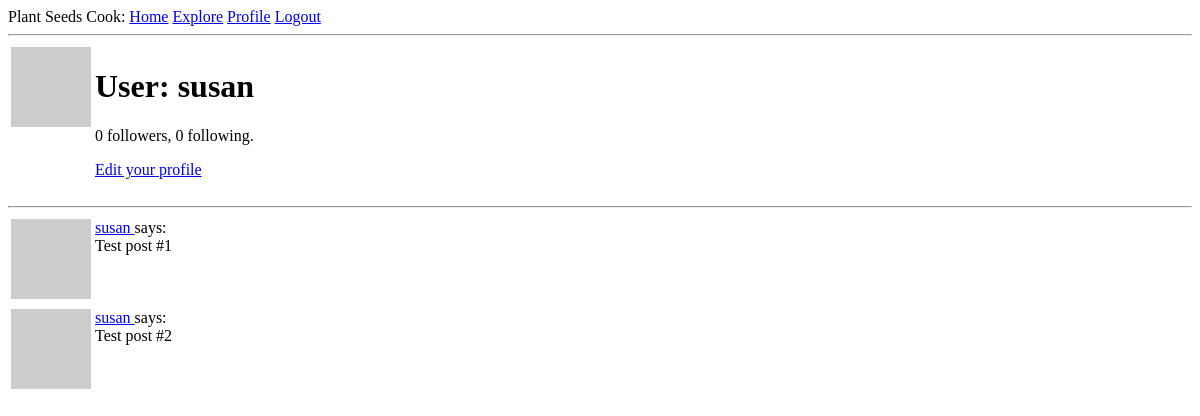
Before: /user/susan (signed in) with the older database file.
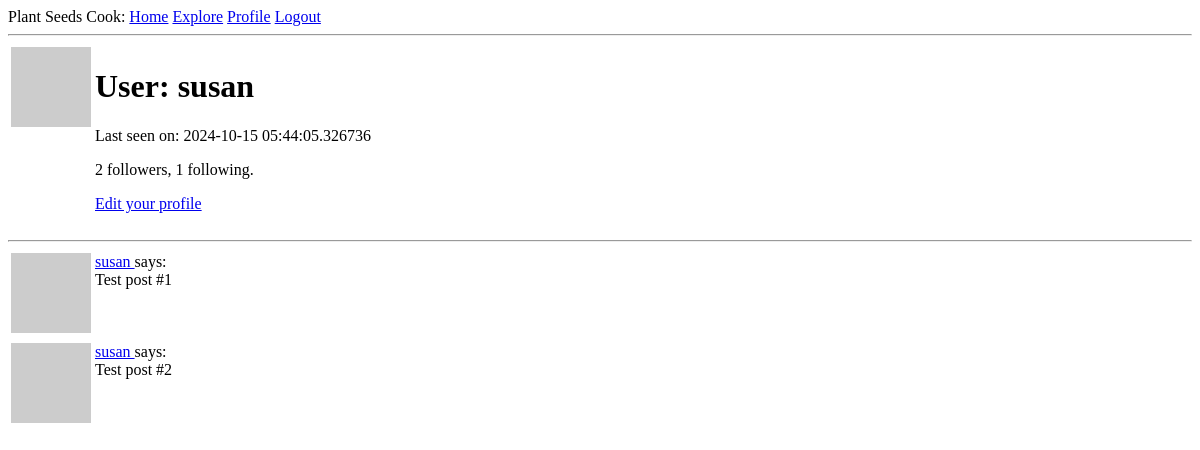
After: the same page with the newer database file.
### app/models.py (models this page shows, shortened)
class User(UserMixin, db.Model):
    id: so.Mapped[int] = so.mapped_column(primary_key=True)
    username: so.Mapped[str] = so.mapped_column(sa.String(64), index=True, unique=True)
    email: so.Mapped[str] = so.mapped_column(sa.String(120), index=True, unique=True)
    password_hash: so.Mapped[Optional[str]] = so.mapped_column(sa.String(256))
    posts: so.WriteOnlyMapped['Post'] = so.relationship(
        back_populates='author')
    about_me: so.Mapped[Optional[str]] = so.mapped_column(sa.String(140))
    last_seen: so.Mapped[Optional[datetime]] = so.mapped_column(
        default=lambda: datetime.now(timezone.utc))
    following: so.WriteOnlyMapped['User'] = so.relationship(
        secondary=followers, primaryjoin=(followers.c.follower_id == id),
        secondaryjoin=(followers.c.followed_id == id),
        back_populates='followers')
    followers: so.WriteOnlyMapped['User'] = so.relationship(
        secondary=followers, primaryjoin=(followers.c.followed_id == id),
        secondaryjoin=(followers.c.follower_id == id),
        back_populates='following')
    def avatar(self, size):
        digest = md5(self.email.lower().encode('utf-8')).hexdigest()
        return f'https://www.gravatar.com/avatar/{digest}?d=identicon&s={size}'
    def followers_count(self):
        query = sa.select(sa.func.count()).select_from(
            self.followers.select().subquery())
        return db.session.scalar(query)
    def following_count(self):
        query = sa.select(sa.func.count()).select_from(
            self.following.select().subquery())
        return db.session.scalar(query)

### app/routes.py (the view)
@app.route('/user/<username>')
@login_required
def user(username):
    user = db.first_or_404(sa.select(User).where(User.username == username))
    posts = [
        {'author': user, 'body': 'Test post #1'},
        {'author': user, 'body': 'Test post #2'}
    ]
    form = EmptyForm()
    return render_template('user.html', user=user, posts=posts, form=form)

### app/models.py (called while the page is built)
@login.user_loader
def load_user(id):
    return db.session.get(User, int(id))

### app/routes.py (called while the page is built)
@app.before_request
def before_request():
    if current_user.is_authenticated:
        current_user.last_seen = datetime.now(timezone.utc)
        db.session.commit()

### app/templates/user.html (shortened to what this page needs)
{% extends "base.html" %}
{% block content %}
    <table>
        <tr valign="top">
            <td><img src="{{ user.avatar(128) }}"></td>
            <td>
                <h1>User: {{ user.username }}</h1>
                {% if user.last_seen %}<p>Last seen on: {{ user.last_seen }}</p>{% endif %}
                <p>{{ user.followers_count() }} followers, {{ user.following_count() }} following.</p>
                {% if user == current_user %}
                <p><a href="{{ url_for('edit_profile') }}">Edit your profile</a></p>
                {% endif %}
            </td>
        </tr>
    </table>
    <hr>
    {% for post in posts %}
        {% include '_post.html' %}
    {% endfor %}
{% endblock %}

### app/templates/_post.html
<table>
    <tr valign="top">
        <td><img src="{{ post.author.avatar(36) }}"></td>
        <td>
            <a href="{{ url_for('user', username=post.author.username) }}">
                {{ post.author.username }}
            </a>
            says:<br>{{ post.body }}
        </td>
    </tr>
</table>

Changed rows visible on the page:
changed User "susan": last_seen (not shown) → "2024-10-15 05:44:05.326736"
Other visible differences:
{{ user.followers_count() }}: "0" → "2"
{{ user.following_count() }}: "0" → "1"
text now shown: "Last seen on:"
